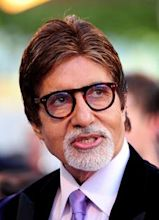
#> input picture aurora-main files/ab.jpg, 159 x 220 px, found by its file name
$ python trackbars.py
#> lines starting #> are read from the running program, lines starting #| are printed output that depends on the picture; after the words box and inside, x2 and y2 are one past the last pixel; in counts of white or black regions, pixels touching at a corner belong together
import cv2
import numpy as np

def empty(a):
    pass

def stackImages(scale,imgArray):
    rows = len(imgArray)
    cols = len(imgArray[0])
    rowsAvailable = isinstance(imgArray[0], list)
    width = imgArray[0][0].shape[1]
    height = imgArray[0][0].shape[0]
    if rowsAvailable:
        for x in range ( 0, rows):
            for y in range(0, cols):
                if imgArray[x][y].shape[:2] == imgArray[0][0].shape [:2]:
                    imgArray[x][y] = cv2.resize(imgArray[x][y], (0, 0), None, scale, scale)
                else:
                    imgArray[x][y] = cv2.resize(imgArray[x][y], (imgArray[0][0].shape[1], imgArray[0][0].shape[0]), None, scale, scale)
                if len(imgArray[x][y].shape) == 2: imgArray[x][y]= cv2.cvtColor( imgArray[x][y], cv2.COLOR_GRAY2BGR)
        imageBlank = np.zeros((height, width, 3), np.uint8)
        hor = [imageBlank]*rows
        hor_con = [imageBlank]*rows
        for x in range(0, rows):
            hor[x] = np.hstack(imgArray[x])
        ver = np.vstack(hor)
    else:
        for x in range(0, rows):
            if imgArray[x].shape[:2] == imgArray[0].shape[:2]:
                imgArray[x] = cv2.resize(imgArray[x], (0, 0), None, scale, scale)
            else:
                imgArray[x] = cv2.resize(imgArray[x], (imgArray[0].shape[1], imgArray[0].shape[0]), None,scale, scale)
            if len(imgArray[x].shape) == 2: imgArray[x] = cv2.cvtColor(imgArray[x], cv2.COLOR_GRAY2BGR)
        hor= np.hstack(imgArray)
        ver = hor
    return ver


path="/Users/ruppikha/PycharmProjects/OPENCV-AURORA/Resources/lambo.png"
cv2.namedWindow("TrackBars")
cv2.resizeWindow("TrackBars",640,240)
cv2.createTrackbar("Hue Min","TrackBars",0,179,empty)
cv2.createTrackbar("Hue Max","TrackBars",19,179,empty)
cv2.createTrackbar("Sat Min","TrackBars",110,255,empty)
cv2.createTrackbar("Sat Max","TrackBars",240,255,empty)
cv2.createTrackbar("Val Min","TrackBars",153,255,empty)
cv2.createTrackbar("Val Max","TrackBars",255,255,empty)

while True:
    img = cv2.imread('ab.jpg')
#> img is the input picture: shape (220, 159, 3); mean B, G, R 100.7, 108.8, 129.6
    imgHSV = cv2.cvtColor(img,cv2.COLOR_BGR2HSV)
#> imgHSV: shape (220, 159, 3); mean H, S, V 63.4, 98, 137
    h_min = cv2.getTrackbarPos("Hue Min","TrackBars")
    h_max = cv2.getTrackbarPos("Hue Max", "TrackBars")
    s_min = cv2.getTrackbarPos("Sat Min", "TrackBars")
    s_max = cv2.getTrackbarPos("Sat Max", "TrackBars")
    v_min = cv2.getTrackbarPos("Val Min", "TrackBars")
    v_max = cv2.getTrackbarPos("Val Max", "TrackBars")

    lower = np.array([h_min,s_min,v_min])
    upper = np.array([h_max,s_max,v_max])
    mask = cv2.inRange(imgHSV,lower,upper)
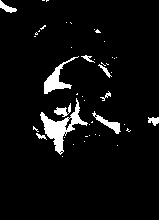
#> mask: shape (220, 159); 5.3% white; 46 white regions (36 under 20 px), largest, box (x1, y1, x2, y2) and area: (40, 98, 88, 155) 763, (44, 56, 79, 94) 382, (92, 111, 121, 134) 183
    imgResult = cv2.bitwise_and(img,img,mask=mask)
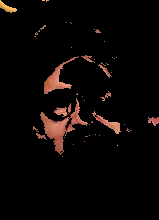
#> imgResult: shape (220, 159, 3); mean B, G, R 4.9, 6.1, 10.2


    # [4 lines of commented-out code are left out]

    imgStack = stackImages(0.6,([img,imgHSV],[mask,imgResult]))
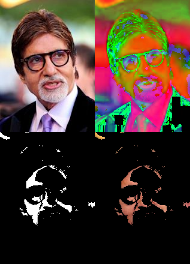
#> imgStack: shape (264, 190, 3); mean B, G, R 45.6, 56.6, 72.6
    cv2.imshow("Stacked Images", imgStack)

    cv2.waitKey(1)
